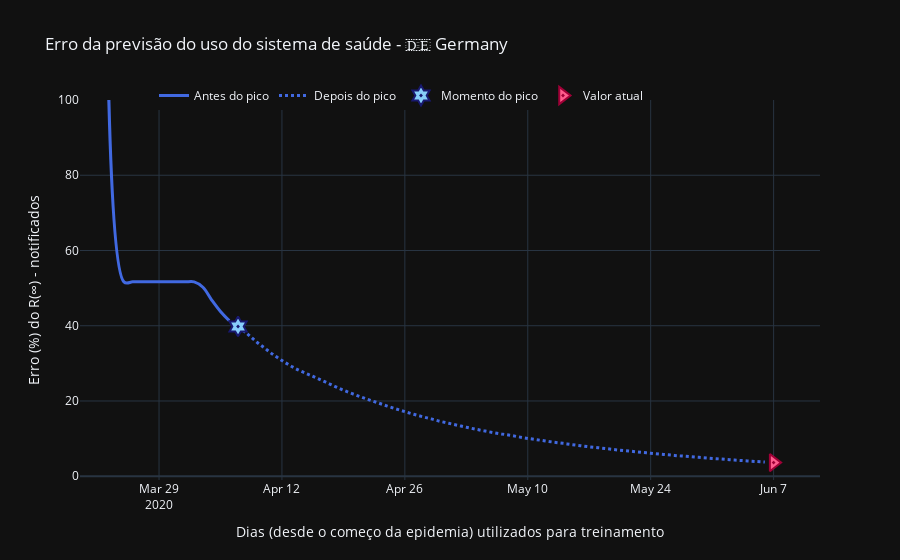

Notebook source saved alongside this figure:
### Markdown cell above
# Análise do uso do sistema de saúde

Nesta análise, mostramos o erro percentual do quanto antes do pico, conseguimos prever a quantidade de pessoas que realmente serão identificadas como infectadas, uma vez que $R(\infty)$ é a quantidade de pessoas recuperadas totais, daquelas que foram noficadas como infectadas no sistema de saúde. Desta forma segue o erro proporcional do erro a medida em que novos dados diários foram incluidos no modelo:

### Code cell
# Compute the diference of the real R(∞) with the estimated R(∞) = σ N
# and then compute the proportional difference
usage_error = [ 100 * abs(p*N - Rd[-1]) / Rd[-1] for p in saved_param['pop']]

fig = go.Figure()
fig.add_trace(go.Scatter(
                    x=time_ref[start_day:peak_pos], 
                    y=usage_error[:peak_pos-start_day],
                    mode='lines',
                    name='Antes do pico',
                    line_shape='spline',
                    line = dict(color='royalblue', width=3),
                    hovertemplate="ε(%) = %{y:.0f}, <br> no dia %{x}."))
fig.add_trace(go.Scatter(
                    x=time_ref[peak_pos:-1], 
                    y=usage_error[peak_pos-start_day:-1],
                    mode='lines',
                    line_shape='spline',
                    name='Depois do pico',
                    line = dict(color='royalblue', width=3, dash='dot'),
                    hovertemplate="ε(%) = %{y:.0f}, <br> no dia %{x}."))
fig.add_trace(go.Scatter(
                    mode="markers", 
                    x=[time_ref[peak_pos]], 
                    y=[usage_error[peak_pos-start_day]], 
                    marker_symbol="hexagram-dot", 
                    name="Momento do pico",
                    marker_line_color="midnightblue", marker_color="lightskyblue", 
                    marker_line_width=2, marker_size=15, 
                    hovertemplate="Pico no dia %{x}, com um ε(%) = %{y:.0f}."))
fig.add_trace(go.Scatter(
                    mode="markers", 
                    x=[time_ref[-1]], 
                    y=[usage_error[-1]], 
                    marker_symbol="triangle-right-dot", 
                    name="Valor atual",
                    marker_line_color="#a00037", marker_color="#ff5c8d", 
                    marker_line_width=2, marker_size=15, 
                    hovertemplate="No dia %{x}, <br> convergindo para ε(%) = %{y:.4f}."))
fig.update_layout(template='plotly_dark',#'xgridoff', 
                  yaxis_range=[-1,100],
                  legend_orientation="h", 
                  legend=dict(x=0.10, y=1.05),
                  xaxis_title='Dias (desde o começo da epidemia) utilizados para treinamento',
                  yaxis_title='Erro (%) do R(∞) - notificados',
                  title_text="Erro da previsão do uso do sistema de saúde - 🇩🇪 " + country['data']['name'])

#fig.show(renderer="png")
fig.show()

### Figure 1 — Plotly figure (JSON) as saved in the notebook; plotly's stock layout.template omitted (floating-point values rounded to 4 significant figures)
{"data": [{"hovertemplate": "ε(%) = %{y:.0f}, <br> no dia %{x}.", "line": {"color": "royalblue", "shape": "spline", "width": 3}, "mode": "lines", "name": "Antes do pico", "type": "scatter", "x": ["2020-03-20T00:00:00", "2020-03-21T00:00:00", "2020-03-22T00:00:00", "2020-03-23T00:00:00", "2020-03-24T00:00:00", "2020-03-25T00:00:00", "2020-03-26T00:00:00", "2020-03-27T00:00:00", "2020-03-28T00:00:00", "2020-03-29T00:00:00", "2020-03-30T00:00:00", "2020-03-31T00:00:00", "2020-04-01T00:00:00", "2020-04-02T00:00:00", "2020-04-03T00:00:00", "2020-04-04T00:00:00", "2020-04-05T00:00:00", "2020-04-06T00:00:00"], "y": [2317.0, 2317.0, 2317.0, 2317.0, 2317.0, 51.66, 51.66, 51.66, 51.66, 51.66, 51.66, 51.66, 51.66, 51.66, 50.23, 46.83, 43.79, 41.34]}, {"hovertemplate": "ε(%) = %{y:.0f}, <br> no dia %{x}.", "line": {"color": "royalblue", "dash": "dot", "shape": "spline", "width": 3}, "mode": "lines", "name": "Depois do pico", "type": "scatter", "x": ["2020-04-07T00:00:00", "2020-04-08T00:00:00", "2020-04-09T00:00:00", "2020-04-10T00:00:00", "2020-04-11T00:00:00", "2020-04-12T00:00:00", "2020-04-13T00:00:00", "2020-04-14T00:00:00", "2020-04-15T00:00:00", "2020-04-16T00:00:00", "2020-04-17T00:00:00", "2020-04-18T00:00:00", "2020-04-19T00:00:00", "2020-04-20T00:00:00", "2020-04-21T00:00:00", "2020-04-22T00:00:00", "2020-04-23T00:00:00", "2020-04-24T00:00:00", "2020-04-25T00:00:00", "2020-04-26T00:00:00", "2020-04-27T00:00:00", "2020-04-28T00:00:00", "2020-04-29T00:00:00", "2020-04-30T00:00:00", "2020-05-01T00:00:00", "2020-05-02T00:00:00", "2020-05-03T00:00:00", "2020-05-04T00:00:00", "2020-05-05T00:00:00", "2020-05-06T00:00:00", "2020-05-07T00:00:00", "2020-05-08T00:00:00", "2020-05-09T00:00:00", "2020-05-10T00:00:00", "2020-05-11T00:00:00", "2020-05-12T00:00:00", "2020-05-13T00:00:00", "2020-05-14T00:00:00", "2020-05-15T00:00:00", "2020-05-16T00:00:00", "2020-05-17T00:00:00", "2020-05-18T00:00:00", "2020-05-19T00:00:00", "2020-05-20T00:00:00", "2020-05-21T00:00:00", "2020-05-22T00:00:00", "2020-05-23T00:00:00", "2020-05-24T00:00:00", "2020-05-25T00:00:00", "2020-05-26T00:00:00", "2020-05-27T00:00:00", "2020-05-28T00:00:00", "2020-05-29T00:00:00", "2020-05-30T00:00:00", "2020-05-31T00:00:00", "2020-06-01T00:00:00", "2020-06-02T00:00:00", "2020-06-03T00:00:00", "2020-06-04T00:00:00", "2020-06-05T00:00:00", "2020-06-06T00:00:00"], "y": [39.81, 37.94, 35.9, 34.12, 32.33, 30.76, 29.33, 28.09, 27.06, 26.04, 24.99, 23.91, 22.88, 21.94, 21.07, 20.25, 19.46, 18.65, 17.88, 17.16, 16.48, 15.83, 15.24, 14.6, 14.07, 13.52, 13.04, 12.53, 12.07, 11.63, 11.24, 10.87, 10.46, 10.06, 9.721, 9.375, 9.036, 8.75, 8.416, 8.126, 7.832, 7.579, 7.323, 7.043, 6.811, 6.58, 6.335, 6.109, 5.898, 5.693, 5.47, 5.297, 5.115, 4.922, 4.722, 4.575, 4.383, 4.229, 4.072, 3.922, 3.767]}, {"hovertemplate": "Pico no dia %{x}, com um ε(%) = %{y:.0f}.", "marker": {"color": "lightskyblue", "line": {"color": "midnightblue", "width": 2}, "size": 15, "symbol": "hexagram-dot"}, "mode": "markers", "name": "Momento do pico", "type": "scatter", "x": ["2020-04-07T00:00:00"], "y": [39.81]}, {"hovertemplate": "No dia %{x}, <br> convergindo para ε(%) = %{y:.4f}.", "marker": {"color": "#ff5c8d", "line": {"color": "#a00037", "width": 2}, "size": 15, "symbol": "triangle-right-dot"}, "mode": "markers", "name": "Valor atual", "type": "scatter", "x": ["2020-06-07T00:00:00"], "y": [3.628]}], "layout": {"legend": {"orientation": "h", "x": 0.1, "y": 1.05}, "title": {"text": "Erro da previsão do uso do sistema de saúde - 🇩🇪 Germany"}, "xaxis": {"title": {"text": "Dias (desde o começo da epidemia) utilizados para treinamento"}}, "yaxis": {"range": [-1, 100], "title": {"text": "Erro (%) do R(∞) - notificados"}}}}
